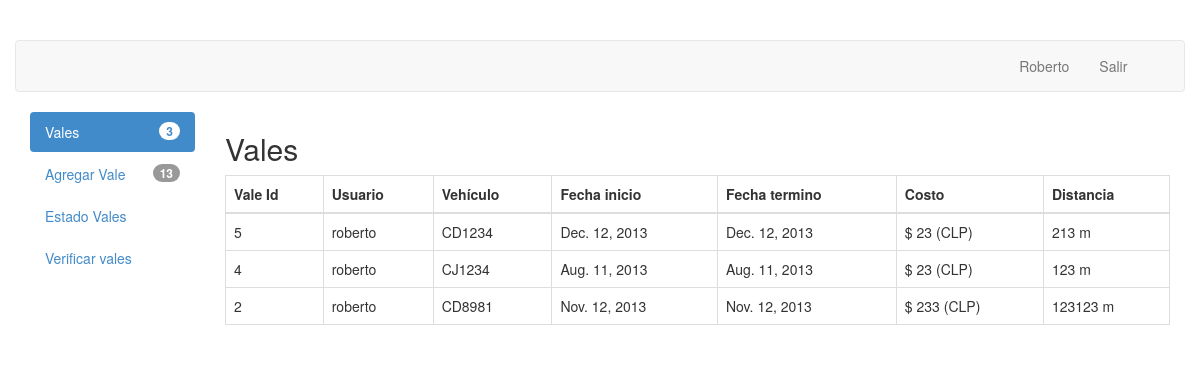
The page /vales/home/ (signed in) on the database as committed earlier.
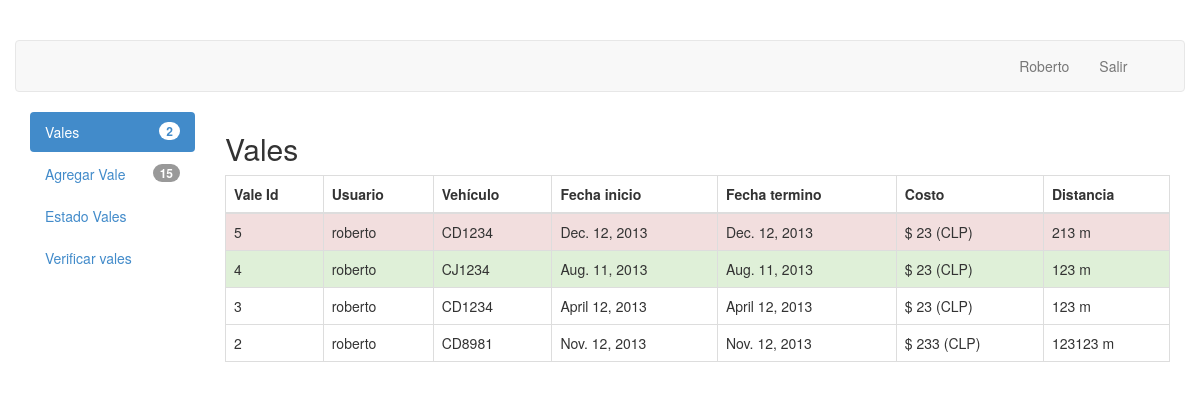
The same page on the database as committed later.
### vales/models.py (models this page shows)
class Vale(models.Model):
	usuario = models.ForeignKey(User)
	vehiculo = models.CharField(max_length=6)
	fecha_inicio = models.DateField()
	fecha_termino = models.DateField()
	costo = models.PositiveIntegerField()
	distancia = models.PositiveIntegerField()
	en_espera = models.BooleanField()
	ESTADO = (
			('A','Aceptada'),
			('R','Rechazada'),
			('S','Sin observacion'),
		)
	estado = models.CharField(max_length=1,choices=ESTADO)
	class Meta:
		permissions = (
			("view_vale", "Can see available vales"),
			("accept_vale", "Can change status of vales"),
			("modify_vale", "Can modify the status of vales"),
			("close_vale", "Can remove a vale by setting its status as closed"),
		)

### vales/views.py (the view)
@user_passes_test(user_check, login_url='/vales/')
def home(request):
	vales = Vale.objects.all().order_by('-id')
	vales_aceptados = vales.filter(estado="A",en_espera=False).count()
	vales_rechazados = vales.filter(estado="R",en_espera=False).count()
	vales_sin_observar = vales.filter(estado="S",en_espera=False).count()
	vales_en_espera = vales.filter(en_espera=True).count()
	context = { "vales" : vales ,
				"vales_aceptados" : vales_aceptados,
				"vales_rechazados" : vales_rechazados,
				"vales_sin_observar" : vales_sin_observar,
				"vales_en_espera" : vales_en_espera,
				}
	return render(request, "home.html" , context)

### vales/views.py (called while the page is built)
def user_check(user):
	return user.is_authenticated()

### vales/templates/home.html (shortened to what this page needs)
{% extends "base_layout.html" %}
{% block contentbody %}
<h2> Vales </h2>
<table class="table table-bordered">
	<thead>
		<tr>
		<th>Vale Id</th>
		<th>Usuario</th>
		<th>Vehículo</th>
		<th>Fecha inicio</th>
		<th>Fecha termino</th>
		<th>Costo</th>
		<th>Distancia</th>
		</tr>
	</thead>
	<tbody>
	{% if perms.vales.view_vale %}
		{% for vale in vales %}
			{% if not vale.en_espera %}
			<tr {% if vale.estado == "A" %} class="success" {% endif %}
				{% if vale.estado == "R" %} class="danger" {% endif %}
			 >
				<td> {{vale.id  }} </td>
				<td> {{vale.usuario  }} </td>
				<td> {{vale.vehiculo }} </td>
				<td> {{vale.fecha_inicio }} </td>
				<td> {{vale.fecha_termino }} </td>
				<td> $ {{vale.costo }} (CLP) </td>
				<td> {{vale.distancia }} m </td>
			</tr>
			{% endif %}
		{% endfor %}
	{% endif %}
	</tbody>
</table>
{% endblock contentbody %}

### vales/templates/base_layout.html
{% extends "header.html" %}
{% block content %}
{% block navbar %}
<div class="row" >
	<nav class="navbar navbar-default navbar-top " role="navigation">
	    <ul class="nav navbar-nav navbar-right col-md-2">
	      <li><a href="#">{{ user.first_name }}</a></li>
	      <li><a href="{% url 'logout' %}">Salir</a></li>
	    </ul>
	</nav>
</div>
{% endblock navbar %}
<div class="row">
	<div class="col-md-2">
	{% block sidebar %}
		<ul id="sidebar" class="nav nav-pills nav-stacked" style="max-width: 260px;">
			{% if perms.vales.view_vale %}
			<li id="home-tab">
				<a href="{% url 'home' %}" >
					<span class="badge pull-right">
						{{ vales_sin_observar }}
					</span>
					Vales
				</a>
			</li>
			{% endif %}
			{% if perms.vales.add_vale %}
			<li id="agregar-tab">
				<a href="{% url 'agregar' %}" >
					<span class="badge pull-right">
						{{ vales_en_espera }}
					</span>
					Agregar Vale
				</a>
			</li>
			{% endif %}
			{% if perms.vales.modify_vale %}
			<li id="cambiar-estado-tab">
				<a href="{% url 'cambiar_estado' %}" >
					Estado Vales
				</a>
			</li>
			{% endif %}
			{% if perms.vales.view_vale %}
			<li id="verificar-tab">
				<a href="{% url 'verificar' %}" >
					Verificar vales
				</a>
			</li>
			{% endif %}
		</ul>
	{% endblock sidebar %}
	</div>
	<div class="col-md-10" style="background-color:white;">
	{% block contentbody %}
	{% endblock contentbody %}
	</div>
</div>
{% endblock content %}

Rows that differ between the two databases and show on the page:
now on this page (row edited): Vale: id "3", usuario "roberto", vehiculo "CD1234", fecha_inicio "April 12, 2013", fecha_termino "April 12, 2013", costo "23", distancia "123"
Other text that changed with them:
{{ vales_sin_observar }}: "3" → "2"
{{ vales_en_espera }}: "13" → "15"
